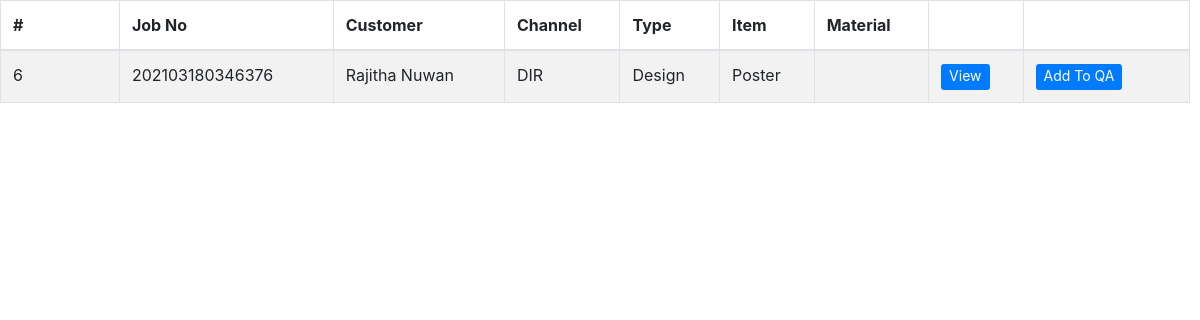
Screenshot of /tables/production_table.php (signed in) with the database file from the repository.
### tables this page shows
CREATE TABLE `jobs` (
  `id` int(11) NOT NULL,
  `job_no` varchar(100) NOT NULL,
  `customer` varchar(400) NOT NULL,
  `channel` varchar(100) NOT NULL,
  `job_type` varchar(100) NOT NULL,
  `product` varchar(100) NOT NULL,
  `category` varchar(100) NOT NULL,
  `material` varchar(64) NOT NULL,
  `size` varchar(50) NOT NULL,
  `bind` varchar(50) NOT NULL,
  `colour` text NOT NULL,
  `user_description` varchar(250) NOT NULL,
  `date` date NOT NULL,
  `quantity` decimal(10,2) NOT NULL,
  `unit_price` decimal(10,2) NOT NULL,
  `budget` decimal(10,2) NOT NULL,
  `discount` decimal(10,2) NOT NULL DEFAULT '0.00',
  `discounted` decimal(10,2) NOT NULL,
  `ad_pay_amount` decimal(10,2) NOT NULL,
  `rest` decimal(10,2) NOT NULL,
  `admin_description` varchar(250) NOT NULL,
  `state` enum('request','design','production','reject','QA','complete','dispatch') NOT NULL,
  `accepted_by` varchar(100) NOT NULL,
  `designed_by` varchar(150) NOT NULL,
  `production_by` varchar(150) NOT NULL,
  `checked_by` varchar(100) NOT NULL,
  `failed_reason` varchar(255) NOT NULL,
  `cash` decimal(10,2) NOT NULL,
  `change_amt` decimal(10,2) NOT NULL,
  `payment` decimal(10,2) NOT NULL,
  `dispatch_day` varchar(100) NOT NULL,
  `dispatch_year` varchar(10) NOT NULL,
  `dispatch_month` varchar(10) NOT NULL,
  `dispatched_by` varchar(150) NOT NULL
);

### tables/production_table.php (the view, shortened to what this page needs)
<!DOCTYPE html>
<html>
<head>
</head>
<body>
      <?php
       require '../include/config.php';
      $view_status ="production";
      $user = $_SESSION['email'];
      $qry = mysqli_query($conn ,"SELECT level FROM signup WHERE email='$user'");
      $data = mysqli_fetch_array($qry);
      $level= $data['level'];
      if(isset($_POST["query"])){
          if($level==4){
              $query = "SELECT * FROM jobs WHERE state='$view_status'";
          }else{
              $query = "SELECT * FROM jobs WHERE state='$view_status'";
          }
      }else{
         if($level==4){
              $query = "SELECT * FROM jobs WHERE state='$view_status'";
          }else{
            $query = "SELECT * FROM jobs WHERE state='$view_status'";
          }
      }
      $result = mysqli_query($conn ,$query);
      if(mysqli_num_rows($result)>0)
      {
        ?>
     <div class="tablealign">
     <?php include('../include/head.php'); ?>
      <table id="example" class="table table-striped table-bordered" style="width:100%">
       <thead>
        <tr>
         <th>#</th>
         <th>Job No</th>
         <th>Customer</th>
         <th>Channel</th>
         <th>Type</th>
         <th>Item</th>
         <th>Material</th>
         <th></th>
         <th style="width: 14%;"></th>
        </tr>
       </thead>
       <tbody>
       <?php
       while($row = mysqli_fetch_array($result))
       {
        echo '
        <tr>
         <td style="width: 10%;">'.$row["id"].'</td>
         <td>'.$row["job_no"].'</td>
         <td>'.$row["customer"].'</td>
         <td>'.$row["channel"].'</td>
         <td>'.$row["job_type"].'</td>
         <td>'.$row["product"].'</td>
         <td>'.$row["material"].'</td>
         <td><button type="button"  id="'.$row["id"].'" name="'.$row["id"].'" class="btn btn-primary btn-sm view_data" data-toggle="modal" data-target="#myModalproduction" style="border: 0px; color: #ffffff; font-size: 14px; padding-top: 1px;">View</button></td>';
          echo  '<td><button type="button"  onclick="addQA('.$row["id"].')" class="btn btn-primary btn-sm" style="border: 0px; color: #ffffff; font-size: 14px; padding-top: 1px;">Add To QA</button></td>';
        echo '</tr>';
       }
       ?>
       </tbody>
      </table>
    </div>
       <?php
      }
      else
      {
       echo 'Data Not Found';
      }
      ?>
  </body>
  </html>

### css/sb-admin.css (style rules this page uses)
html { position: relative; min-height: 100%; }
body { overflow-x: hidden; }

### tables/production_table.php (style rules this page uses)
.tablealign { margin-right: 10px; }

### rows the page displays
jobs: id "6", job_no "202103180346376", customer "Rajitha Nuwan", channel "DIR", job_type "Design", product "Poster"
